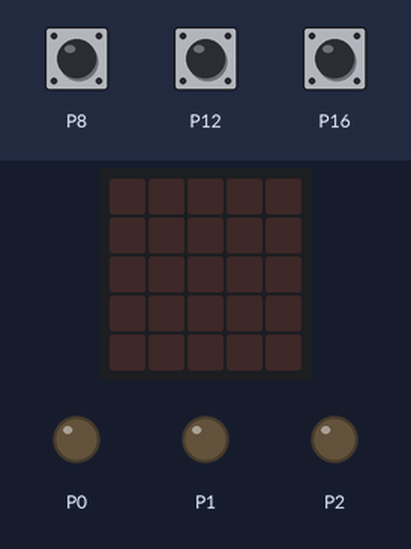
Recording of a program running on a simulated BBC micro:bit running MicroPython. Parts: the board's 5×5 LED display, output pins drawn as LEDs (lit = HIGH). The inputs (shaded band) are chosen by the test bench; at power-on: P8 LOW, P12 LOW, P16 LOW.

Above: at 1.2 s.
1.3 s: P8 pulled HIGH for 0.15 s
At 2.5 s:
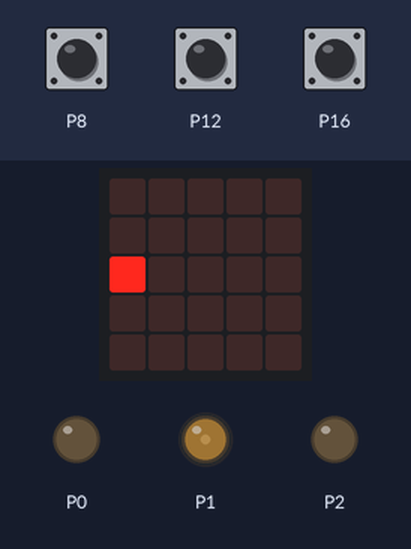
2.9 s: P12 pulled HIGH for 0.15 s
At 3.9 s:
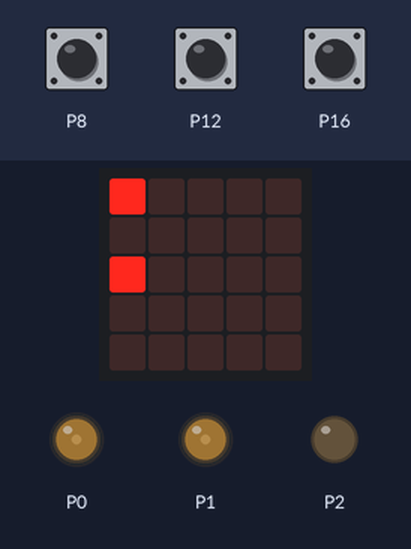
4.5 s: P16 pulled HIGH for 0.15 s
At 5.1 s:
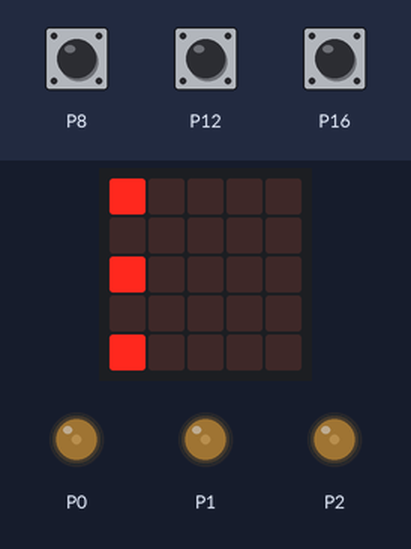
6.1 s: P8 pulled HIGH for 1 s
At 7.5 s:
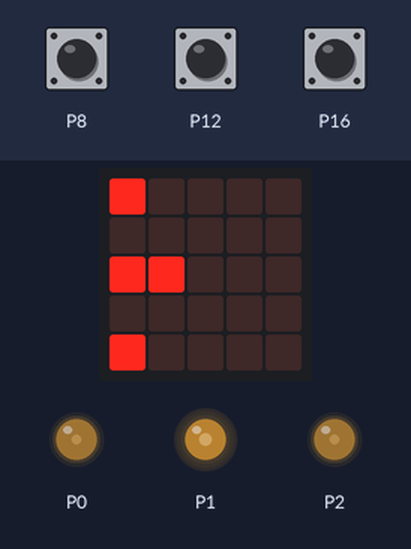
8.6 s: P12 pulled HIGH for 1 s
At 9.4 s:
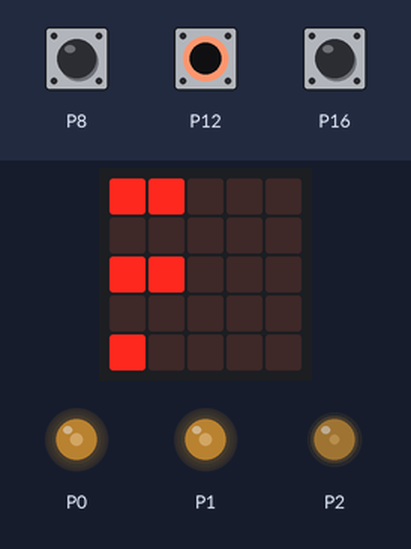
11.1 s: P16 pulled HIGH for 1 s
At 12.5 s:
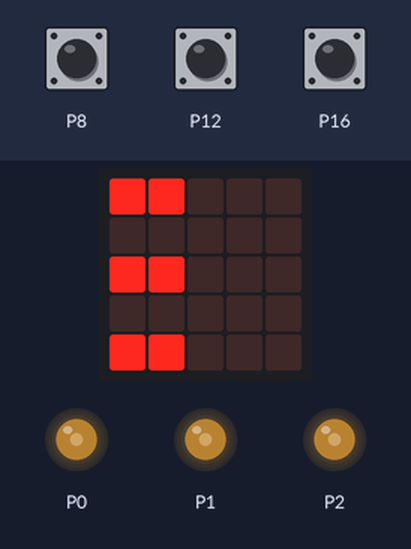
Timing chart, 0 to 14.1 s (numbered marks = the images above; inputs shaded):
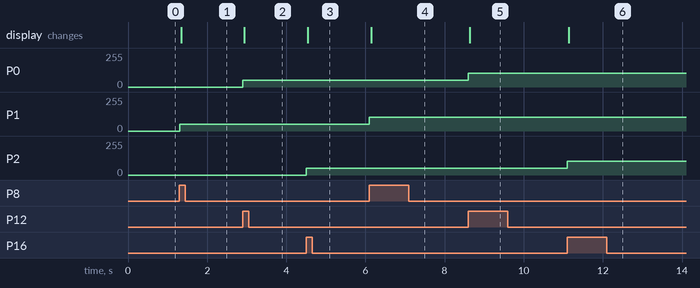

The program:

kitronic_10.py
```python
from microbit import *

LIMIT = 1020
STEP = 204

PIN8 = "PIN8"
PIN12 = "PIN12"
PIN16 = "PIN16"


class Main:
    def __init__(self):
        self._debounce = {PIN8: False, PIN12: False, PIN16: False}
        self._pins = {PIN8: pin8, PIN12: pin12, PIN16: pin16}
        self.red = 0
        self.green = 0
        self.blue = 0

    def main(self):
        while True:
            self._forever()

    def _forever(self):
        pin0.write_analog(self.red)
        pin1.write_analog(self.green)
        pin2.write_analog(self.blue)
        self._display_percents()

        self._update_color(PIN8, "green")
        self._update_color(PIN12, "red")
        self._update_color(PIN16, "blue")

    def _update_color(self, pin: str, color: str):
        if self._rising_edge(pin):
            color_value = getattr(self, color)
            if color_value < LIMIT:
                setattr(self, color, color_value + STEP)
            else:
                setattr(self, color, 0)

    def _display_percents(self):
        red_level = self._compute_level(self.red)
        green_level = self._compute_level(self.green)
        blue_level = self._compute_level(self.blue)
        red_row = self._compute_row(red_level)
        green_row = self._compute_row(green_level)
        blue_row = self._compute_row(blue_level)
        empty_row = "00000"
        display.show(
            Image(":".join([red_row, empty_row, green_row, empty_row, blue_row]))
        )

    @staticmethod
    def _compute_level(color):
        return int(color / LIMIT * 6)

    @staticmethod
    def _compute_row(color_level):
        return "9" * color_level + "0" * (5 - color_level)

    def _rising_edge(self, pin: str):
        real_pin = self._pins[pin]
        pin_value = real_pin.read_digital()
        if pin_value == 1 and not self._debounce[pin]:
            self._debounce[pin] = True
            return True
        elif pin_value != 1:
            self._debounce[pin] = False
        return False


if __name__ == "__main__":
    Main().main()
```

Measured:
- after the input at 1.3 s, P1: 0/255 → 51/255 at once; the display: changes at once (image 1)
- after the input at 2.9 s, P0: 0/255 → 51/255 at once; the display: changes at once (image 2)
- after the input at 4.5 s, P2: 0/255 → 51/255 at once; the display: changes at once (image 3)
- after the input at 6.1 s, P1: 51/255 → 102/255 at once; the display: changes at once (image 4)
- after the input at 8.6 s, P0: 51/255 → 102/255 at once; the display: changes at once (image 5)
- after the input at 11.1 s, P2: 51/255 → 102/255 at once; the display: changes at once (image 6)
